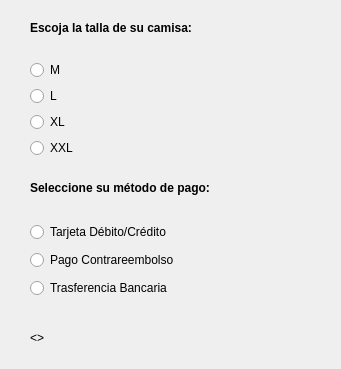
<?xml version="1.0" encoding="UTF-8"?>
<ui version="4.0">
 <class>frmVenta</class>
 <widget class="QDialog" name="frmVenta">
  <property name="geometry">
   <rect>
    <x>0</x>
    <y>0</y>
    <width>341</width>
    <height>369</height>
   </rect>
  </property>
  <property name="windowTitle">
   <string>Venta</string>
  </property>
  <widget class="QLabel" name="lblTallas">
   <property name="geometry">
    <rect>
     <x>30</x>
     <y>20</y>
     <width>161</width>
     <height>16</height>
    </rect>
   </property>
   <property name="font">
    <font>
     <weight>75</weight>
     <bold>true</bold>
    </font>
   </property>
   <property name="text">
    <string>Escoja la talla de su camisa: </string>
   </property>
  </widget>
  <widget class="QLabel" name="lblPagos">
   <property name="geometry">
    <rect>
     <x>30</x>
     <y>180</y>
     <width>181</width>
     <height>16</height>
    </rect>
   </property>
   <property name="font">
    <font>
     <weight>75</weight>
     <bold>true</bold>
    </font>
   </property>
   <property name="text">
    <string>Seleccione su método de pago:</string>
   </property>
  </widget>
  <widget class="QLabel" name="lblResultado">
   <property name="geometry">
    <rect>
     <x>30</x>
     <y>330</y>
     <width>281</width>
     <height>16</height>
    </rect>
   </property>
   <property name="text">
    <string>&lt;&lt;Muestra talla y método de pago&gt;&gt;</string>
   </property>
  </widget>
  <widget class="QWidget" name="verticalLayoutWidget">
   <property name="geometry">
    <rect>
     <x>30</x>
     <y>60</y>
     <width>201</width>
     <height>101</height>
    </rect>
   </property>
   <layout class="QVBoxLayout" name="vlyTalla">
    <item>
     <widget class="QRadioButton" name="rbtTallaM">
      <property name="text">
       <string>M</string>
      </property>
     </widget>
    </item>
    <item>
     <widget class="QRadioButton" name="rbtTallaL">
      <property name="text">
       <string>L</string>
      </property>
     </widget>
    </item>
    <item>
     <widget class="QRadioButton" name="rbtTallaXL">
      <property name="text">
       <string>XL</string>
      </property>
     </widget>
    </item>
    <item>
     <widget class="QRadioButton" name="rbtTallaXXL">
      <property name="text">
       <string>XXL</string>
      </property>
     </widget>
    </item>
   </layout>
  </widget>
  <widget class="QWidget" name="verticalLayoutWidget_2">
   <property name="geometry">
    <rect>
     <x>30</x>
     <y>220</y>
     <width>160</width>
     <height>80</height>
    </rect>
   </property>
   <layout class="QVBoxLayout" name="vlyPago">
    <item>
     <widget class="QRadioButton" name="rbtPagoTarjeta">
      <property name="text">
       <string>Tarjeta Débito/Crédito</string>
      </property>
     </widget>
    </item>
    <item>
     <widget class="QRadioButton" name="rbtPagoContra">
      <property name="text">
       <string>Pago Contrareembolso</string>
      </property>
     </widget>
    </item>
    <item>
     <widget class="QRadioButton" name="rbtPagoTransferencia">
      <property name="text">
       <string>Trasferencia Bancaria</string>
      </property>
     </widget>
    </item>
   </layout>
  </widget>
 </widget>
 <resources/>
 <connections/>
</ui>
